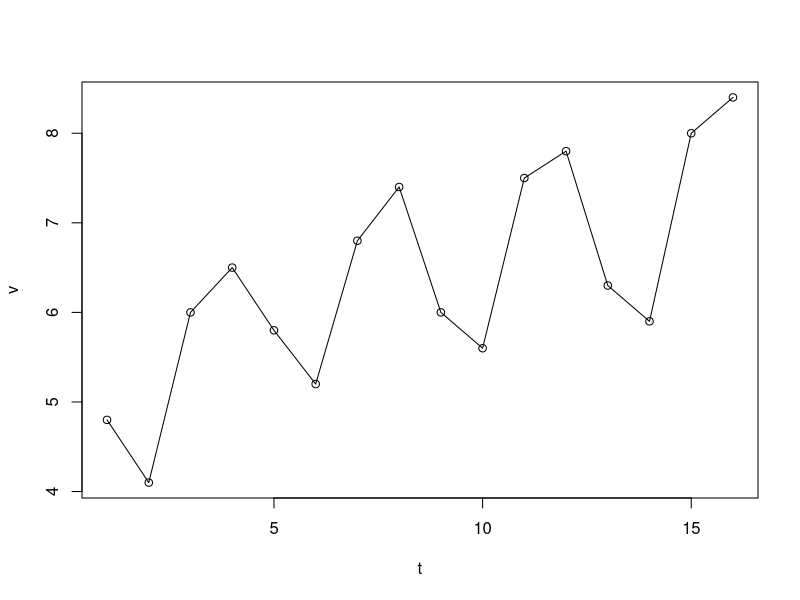
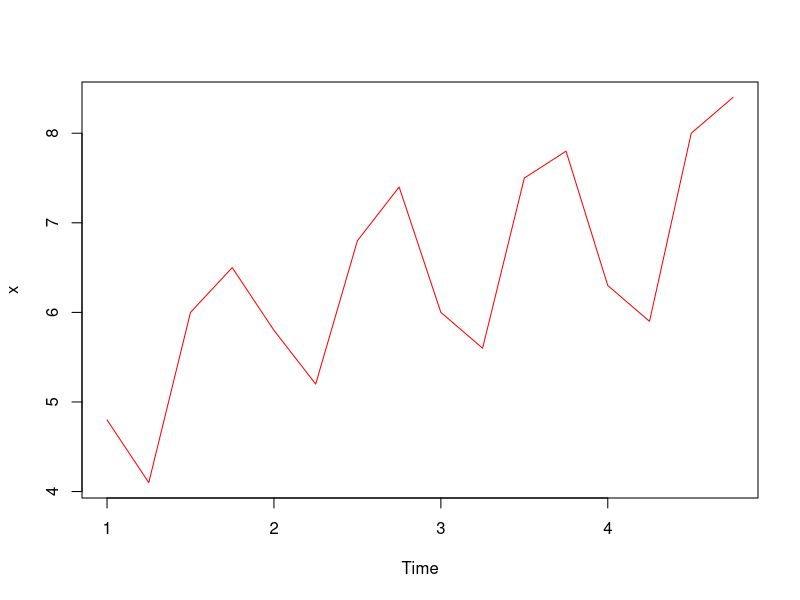
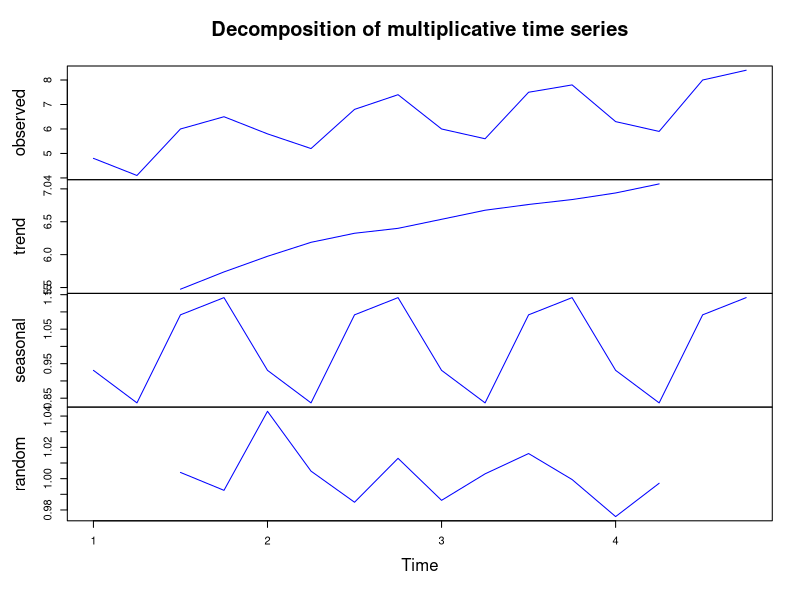
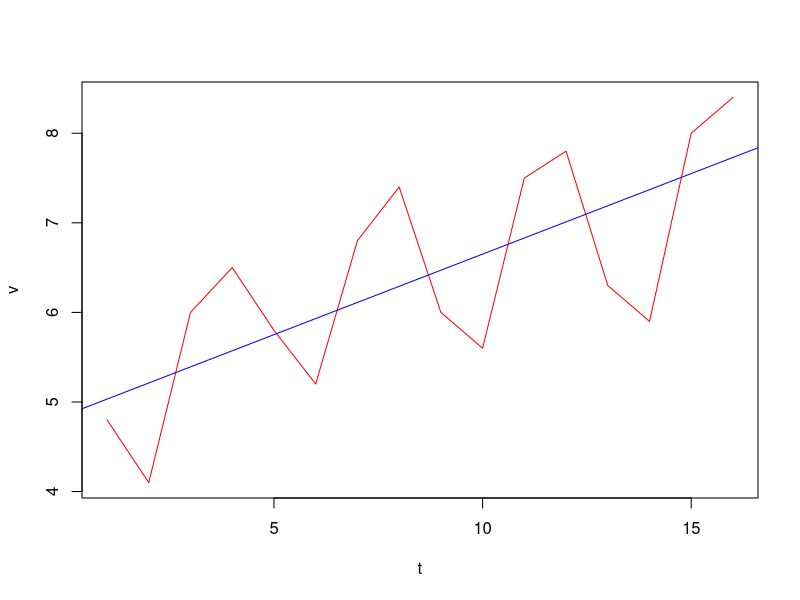
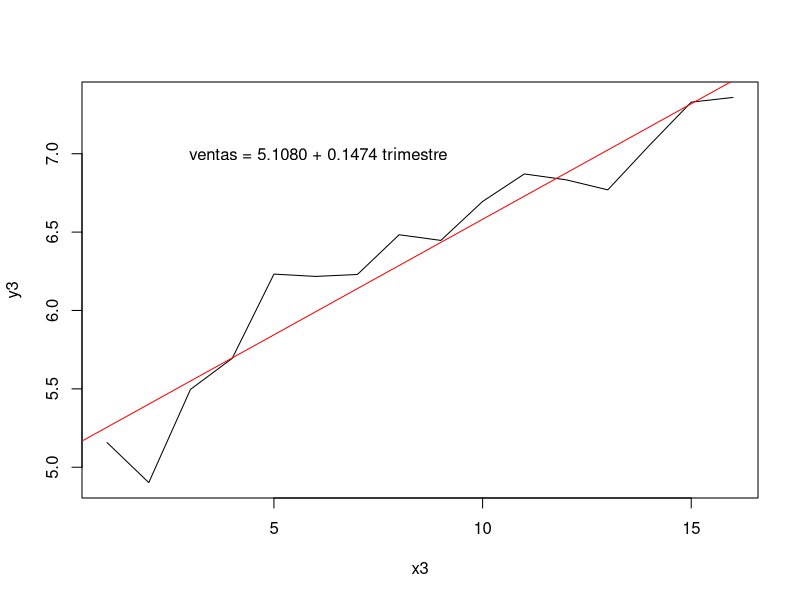
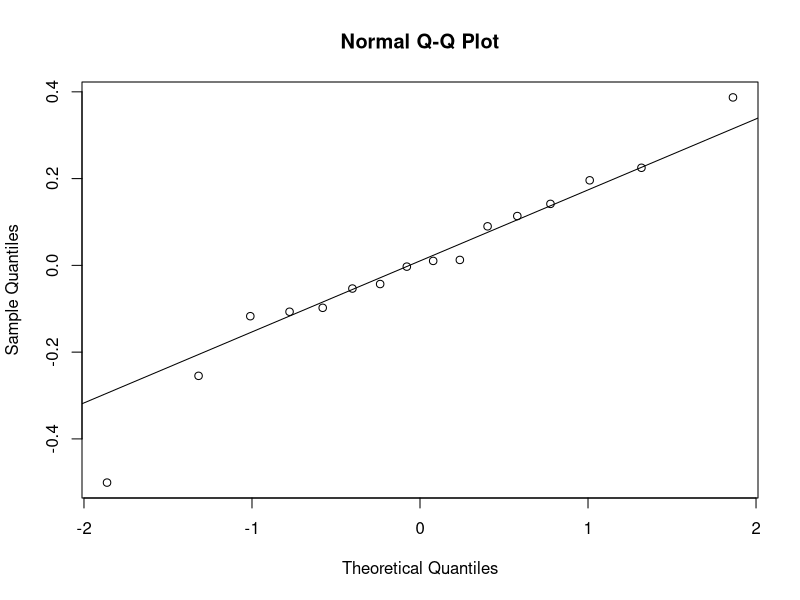
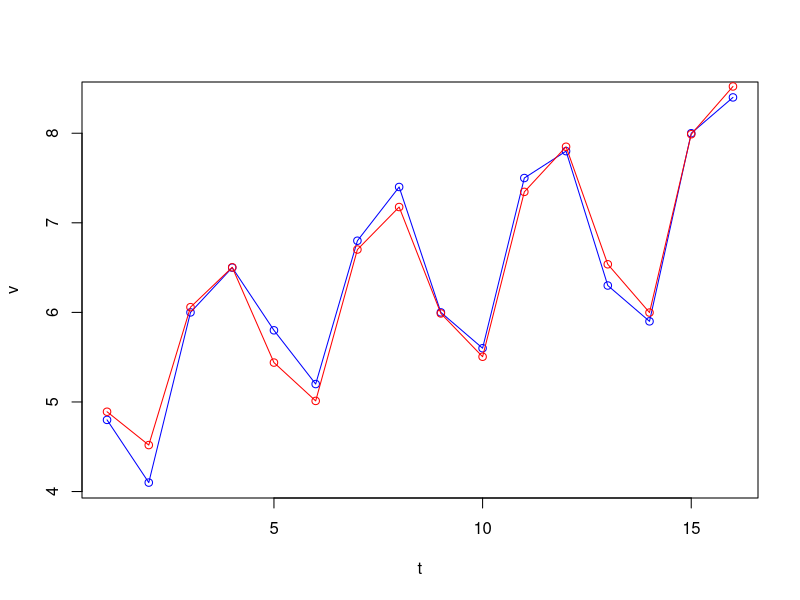
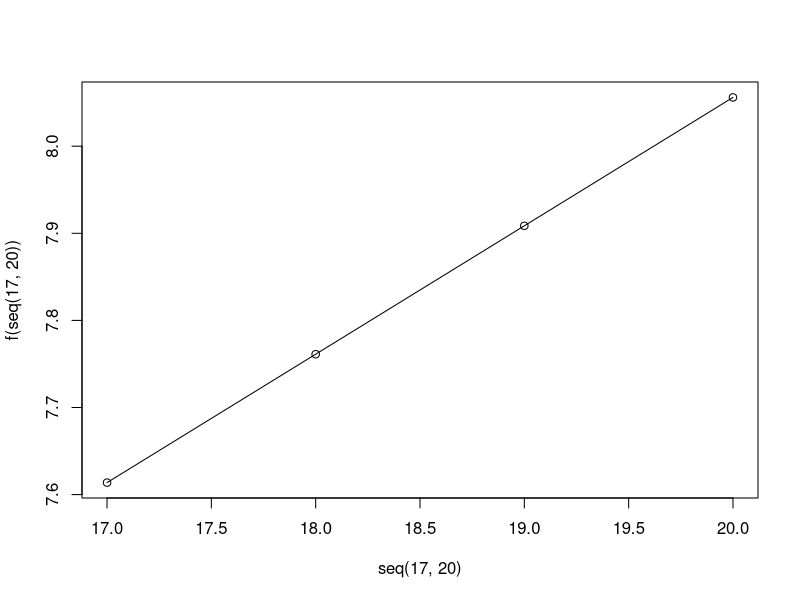

The R source for these figures, in order:
## ---- chunk 1
knitr::opts_chunk$set(echo = FALSE)
## ---- chunk 2
v = c(4.8,4.1,6.0,6.5,5.8,5.2,6.8,7.4,6.0,5.6,7.5,7.8,6.3,5.9,8.0,8.4)
t = 1:16
plot(t,v, type="o")
## ---- chunk 3
x= ts(v, frequency = 4, start(c(2016,1)))
plot.ts(x, col = "red")
T = decompose(x, type="multiplicative")
plot(T, col ="blue")
## ---- chunk 4
T$seasonal
## ---- chunk 5
N = lm(v~t)
plot(t, v, type= "l", col = "red")
abline(N, col = "blue")
N
## ---- chunk 6
ventas_desestacionalizadas = (T$x)/(T$seasonal)
x3 = 1:16
y3 = ventas_desestacionalizadas
N3 = lm(y3~x3)
N3
plot(x3, y3, type = "l")
abline(N3, col = "red")
text(6, 7, " ventas = 5.1080 + 0.1474 trimestre")
summary(N3)
qqnorm(N3$residuals)
qqline(N3$residuals)
## ---- chunk 7
f = function(x) {5.1080 + 0.1474*x}
ee = NA
epep = NA
preds = NA
c = 1

for (tValue in t) {
  real = v[tValue]
  pred = f(tValue)*T$seasonal[c]
  
  if (c > 4) {
    c = 1
  }
  preds[tValue] = pred
  c = c + 1
  error = real - pred
  EPAM = abs(error / real)
  
  CME = error^2
  ee[tValue] = CME
  epep[tValue] = EPAM
}

print(mean(ee))
print(mean(epep))

plot(t, v, , type= "o", col = "blue")
lines(t, preds, , type= "o", col = "red")
## ---- chunk 8
f = function(x) {5.1080 + 0.1474*x}
a1 = T$seasonal[1]
a2 = T$seasonal[2]
a3 = T$seasonal[3]
a4 = T$seasonal[4];
f(17)*a1
f(18)*a2
f(19)*a3
f(20)*a4

plot(seq(17,20), f(seq(17,20)), type = "o")
## ---- chunk 9
v = c(4.8,4.1,6.0,6.5,5.8,5.2,6.8,7.4,6.0,5.6,7.5,7.8,6.3,5.9,8.0,8.4,7.1,6.5,8.6,9.1)
t = 1:20
plot(t,v, type="o")
## ---- chunk 10
T2 = decompose(x, type="additive")
ventas_desestacionalizadas2 = (T2$x)/(T2$seasonal)
x2 = 1:16
y2 = ventas_desestacionalizadas2
N2 = lm(y2~x2)
N2
plot(x2, y2, type = "l")
abline(N2, col = "red")
summary(N2)
qqnorm(N2$residuals)
qqline(N2$residuals)

f2 = function(x) {-3.5443 + 0.4847*x}
ee = NA
epep = NA
preds = NA

for (tValue in t) {
  real = v[tValue]
  pred = f2(tValue)*T2$seasonal[c]
  if (c > 4) {
    c = 1
  }
  preds[tValue] = pred
  c = c + 1
  error = real - pred
  EPAM = abs(error / real)
  
  CME = error^2
  ee[tValue] = CME
  epep[tValue] = EPAM
}

print(mean(ee))
print(mean(epep))

plot(t, v, , type= "o", col = "blue")
lines(t, preds, , type= "o", col = "red")
